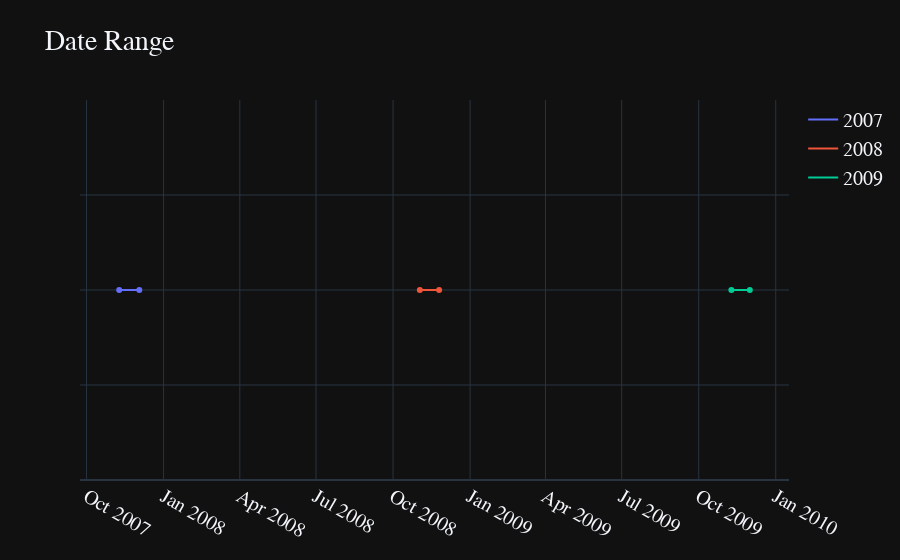

Source (notebook cell):
### Markdown cell above
There are three years [ 2007  2008  2009 ]

### Code cell
colors_list = px.colors.qualitative.Plotly[:3]
fig = go.Figure()
for y,col in zip(years,colors_list):
    df = temp_na.loc[temp_na['date'].dt.year == y]
    fig.add_trace(go.Scatter(x=df.date,y=[1]*df.shape[0],mode="lines",name=f"{y}",line=dict(color=col)))
    fig.add_trace(go.Scatter(x=np.r_[df.date.min(),df.date.max()],y=[1]*2,mode="markers",name="i",marker=dict(color=col)))
for trace in fig.data:
    if trace['name'] == 'i':
        trace['showlegend'] = False
fig.update_layout(title="Date Range")
fig.update_yaxes(showticklabels=False)
fig.show()
